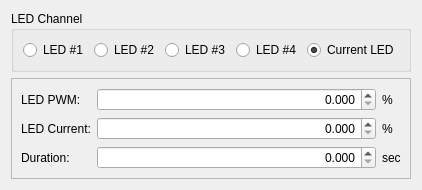
                        <widget class="QWidget" name="sync_confocal_standby_constant_tab">
                         <property name="toolTip">
                          <string>Turn LED on to constant intensity when the laser is outside the image FOV (flyback)</string>
                         </property>
                         <attribute name="title">
                          <string>Constant Value</string>
                         </attribute>
                         <layout class="QGridLayout" name="gridLayout_90">
                          <item row="0" column="0" alignment="Qt::AlignTop">
                           <widget class="QGroupBox" name="sync_confocal_standby_constant_LED_box">
                            <property name="toolTip">
                             <string>Select the active LED channel  during standby.</string>
                            </property>
                            <property name="title">
                             <string>LED Channel</string>
                            </property>
                            <layout class="QGridLayout" name="gridLayout_91">
                             <item row="0" column="2">
                              <widget class="QRadioButton" name="sync_confocal_standby_constant_LED3_button">
                               <property name="toolTip">
                                <string>Set LED #3 active during standby.</string>
                               </property>
                               <property name="text">
                                <string>LED #3</string>
                               </property>
                               <attribute name="buttonGroup">
                                <string notr="true">sync_confocal_flyback_LED_channel_button_group</string>
                               </attribute>
                              </widget>
                             </item>
                             <item row="0" column="0">
                              <widget class="QRadioButton" name="sync_confocal_standby_constant_LED1_button">
                               <property name="toolTip">
                                <string>Set LED #1 active during standby.</string>
                               </property>
                               <property name="text">
                                <string>LED #1</string>
                               </property>
                               <attribute name="buttonGroup">
                                <string notr="true">sync_confocal_flyback_LED_channel_button_group</string>
                               </attribute>
                              </widget>
                             </item>
                             <item row="0" column="1">
                              <widget class="QRadioButton" name="sync_confocal_standby_constant_LED2_button">
                               <property name="toolTip">
                                <string>Set LED #2 active during standby.</string>
                               </property>
                               <property name="text">
                                <string>LED #2</string>
                               </property>
                               <attribute name="buttonGroup">
                                <string notr="true">sync_confocal_flyback_LED_channel_button_group</string>
                               </attribute>
                              </widget>
                             </item>
                             <item row="0" column="4">
                              <widget class="QRadioButton" name="sync_confocal_standby_constant_LED0_button">
                               <property name="toolTip">
                                <string>Do not change active LED during standby.</string>
                               </property>
                               <property name="text">
                                <string>Current LED</string>
                               </property>
                               <property name="checked">
                                <bool>true</bool>
                               </property>
                               <attribute name="buttonGroup">
                                <string notr="true">sync_confocal_flyback_LED_channel_button_group</string>
                               </attribute>
                              </widget>
                             </item>
                             <item row="0" column="3">
                              <widget class="QRadioButton" name="sync_confocal_standby_constant_LED4_button">
                               <property name="toolTip">
                                <string>Set LED #4 active during standby.</string>
                               </property>
                               <property name="text">
                                <string>LED #4</string>
                               </property>
                               <attribute name="buttonGroup">
                                <string notr="true">sync_confocal_flyback_LED_channel_button_group</string>
                               </attribute>
                              </widget>
                             </item>
                            </layout>
                           </widget>
                          </item>
                          <item row="1" column="0">
                           <widget class="QFrame" name="sync_confocal_standby_constant_config_frame">
                            <property name="toolTip">
                             <string>Set the LED intensity and duration when the laser is outside the image FOV (flyback)</string>
                            </property>
                            <property name="frameShape">
                             <enum>QFrame::StyledPanel</enum>
                            </property>
                            <property name="frameShadow">
                             <enum>QFrame::Raised</enum>
                            </property>
                            <layout class="QGridLayout" name="gridLayout_92" columnstretch="0,10,0">
                             <item row="1" column="2">
                              <widget class="QLabel" name="sync_confocal_standby_constant_config_current_label2">
                               <property name="toolTip">
                                <string>Set the LED current during standby.</string>
                               </property>
                               <property name="text">
                                <string>%</string>
                               </property>
                              </widget>
                             </item>
                             <item row="0" column="1">
                              <widget class="QDoubleSpinBox" name="sync_confocal_standby_constant_config_PWM_box">
                               <property name="toolTip">
                                <string>Set the LED PWM during standby.</string>
                               </property>
                               <property name="alignment">
                                <set>Qt::AlignRight|Qt::AlignTrailing|Qt::AlignVCenter</set>
                               </property>
                               <property name="decimals">
                                <number>3</number>
                               </property>
                               <property name="maximum">
                                <double>100.000000000000000</double>
                               </property>
                              </widget>
                             </item>
                             <item row="0" column="2">
                              <widget class="QLabel" name="sync_confocal_standby_constant_config_PWM_label2">
                               <property name="toolTip">
                                <string>Set the LED PWM during standby.</string>
                               </property>
                               <property name="text">
                                <string>%</string>
                               </property>
                              </widget>
                             </item>
                             <item row="2" column="0">
                              <widget class="QLabel" name="sync_confocal_standby_constant_config_duration_label1">
                               <property name="toolTip">
                                <string>NOTE: 0 seconds = LED stays on during standby.</string>
                               </property>
                               <property name="text">
                                <string>Duration:</string>
                               </property>
                              </widget>
                             </item>
                             <item row="2" column="1">
                              <widget class="QDoubleSpinBox" name="sync_confocal_standby_constant_config_duration_box">
                               <property name="toolTip">
                                <string>NOTE: 0 seconds = LED stays on during standby.</string>
                               </property>
                               <property name="alignment">
                                <set>Qt::AlignRight|Qt::AlignTrailing|Qt::AlignVCenter</set>
                               </property>
                               <property name="readOnly">
                                <bool>false</bool>
                               </property>
                               <property name="specialValueText">
                                <string/>
                               </property>
                               <property name="decimals">
                                <number>3</number>
                               </property>
                               <property name="maximum">
                                <double>4294.960000000000036</double>
                               </property>
                              </widget>
                             </item>
                             <item row="1" column="1">
                              <widget class="QDoubleSpinBox" name="sync_confocal_standby_constant_config_current_box">
                               <property name="toolTip">
                                <string>Set the LED current during standby.</string>
                               </property>
                               <property name="alignment">
                                <set>Qt::AlignRight|Qt::AlignTrailing|Qt::AlignVCenter</set>
                               </property>
                               <property name="decimals">
                                <number>3</number>
                               </property>
                               <property name="maximum">
                                <double>100.000000000000000</double>
                               </property>
                              </widget>
                             </item>
                             <item row="0" column="0">
                              <widget class="QLabel" name="sync_confocal_standby_constant_config_PWM_label1">
                               <property name="toolTip">
                                <string>Set the LED duration during standby.</string>
                               </property>
                               <property name="text">
                                <string>LED PWM:</string>
                               </property>
                              </widget>
                             </item>
                             <item row="2" column="2">
                              <widget class="QLabel" name="sync_confocal_standby_constant_config_duration_label2">
                               <property name="toolTip">
                                <string>NOTE: 0 seconds = LED stays on during during standby.</string>
                               </property>
                               <property name="text">
                                <string>sec</string>
                               </property>
                              </widget>
                             </item>
                             <item row="1" column="0">
                              <widget class="QLabel" name="sync_confocal_standby_constant_config_current_label1">
                               <property name="toolTip">
                                <string>Set the LED current during standby.</string>
                               </property>
                               <property name="text">
                                <string>LED Current:</string>
                               </property>
                              </widget>
                             </item>
                            </layout>
                           </widget>
                          </item>
                         </layout>
                        </widget>
